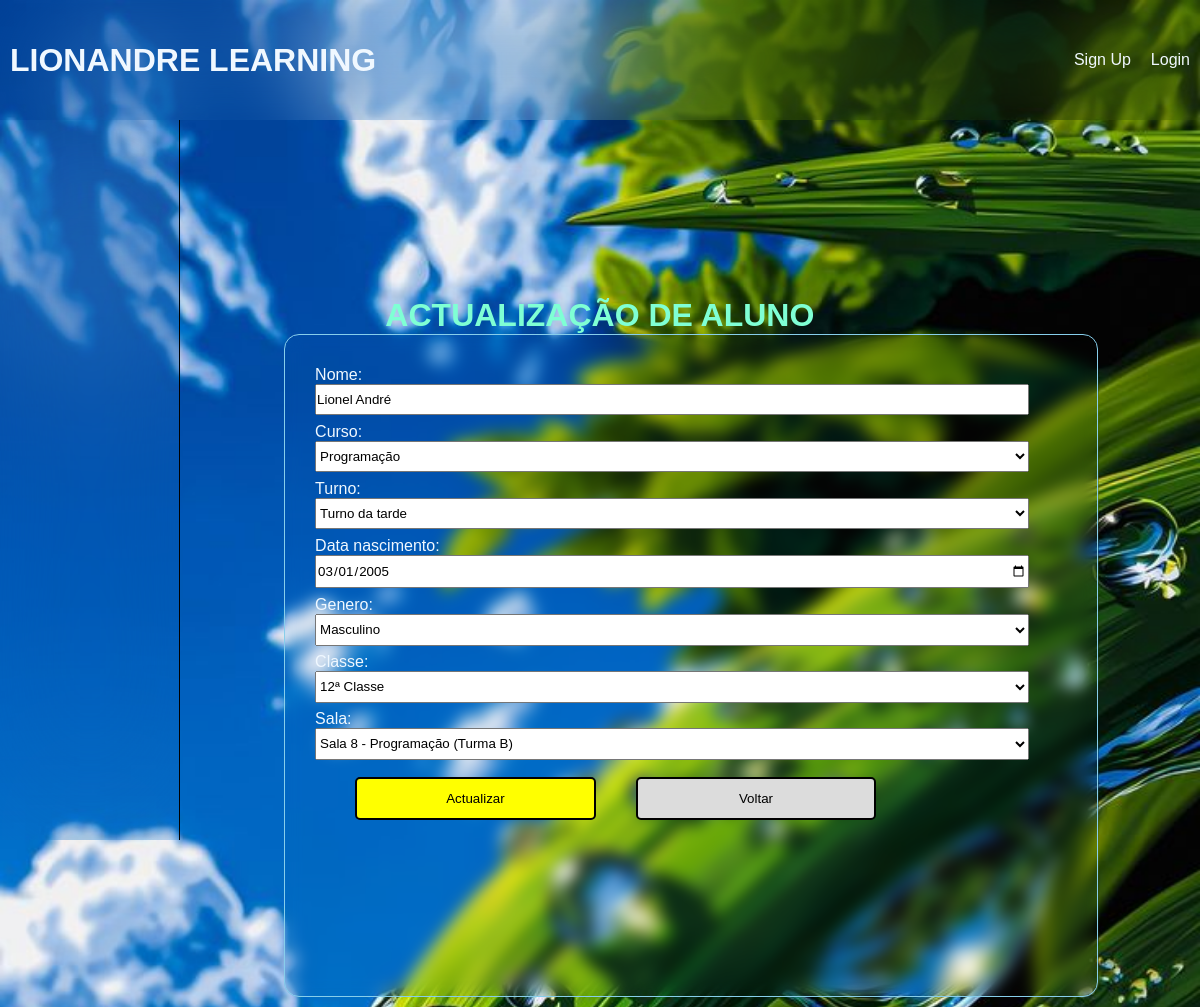
The app's page /edite/1 with its own data.
### alunos/models.py (models this page shows, shortened)
class Alunos(models.Model):
    Sexos = [
        ('M', 'Masculino'),
        ('F', 'Feminino'),
    ]
    Classes = [
        (10, '10ª Classe'),
        (11, '11ª Classe'),
        (12, '12ª Classe'),
        (13, '13ª Classe')
    ]
    Turnos = [
        ('Manhã', 'Turno da manhã'),
        ('Tarde', 'Turno da tarde'),
    ]
    Turmas = [
        ('A', 'Turma A'),
        ('B', 'Turma B'),
        ('C', 'Turma C'),
        ('D', 'Turma D'),
    ]
    nome = models.CharField(max_length = 255)
    data_nascimento = models.DateField()
    genero = models.CharField(max_length=5, choices=Sexos)
    tell = models.IntegerField()
    classe = models.IntegerField(choices=Classes)
    sala = models.ForeignKey('Salas', on_delete=models.SET_NULL, null=True, default=None)
    turno = models.CharField(max_length=10, choices=Turnos)
    curso = models.ForeignKey('Cursos', on_delete=models.SET_NULL, null=True, default=None)
    turma = models.CharField(max_length=5, choices=Turmas)
    matricula = models.DateTimeField(auto_now_add = True)
    update = models.DateTimeField(auto_now = True)

class Cursos(models.Model):
    nome = models.CharField(max_length=80)
    tipo = models.CharField(max_length=40)
    def __str__(self):
        return self.nome

### alunos/views.py (the view)
# urls.py: path('edite/<int:id>', views.editar, name='edite'),
def editar(request, id):
    aluno = Alunos.objects.get(id = id)
    form = EditeForm(instance = aluno)
    return render(request, 'aluno/edite.html', {'form' : form})

### alunos/models.py (called while the page is built)
    def __str__(self):
        return self.descricao

### alunos/templates/aluno/edite.html (shortened to what this page needs)
{% extends 'aluno/layout/base.html' %}
{% block content %}
    <div class="page">
        <h1 style="color: aquamarine;">ACTUALIZAÇÃO DE ALUNO</h1>
    </div>
    <form action="{% url 'actualizar' form.instance.id %}" method="post" class="form" style="height: 90vh;">
        {{ form.as_p }}
        <div class="btn-edite">
            <button type="submit" id="btn-actua" style="background: yellow;">Actualizar</button>
            <button id="btn-actua" style="background: gainsboro;">
                <a href="{% url 'lista' %}" style="color: black;">Voltar</a>
            </button>
        </div>
    </form>
{% endblock %}

### alunos/static/css/style.css (style rules this page uses)
* { margin: 0; padding: 0; box-sizing: border-box; text-decoration: none; list-style: none; font-family: 'Franklin Gothic Medium', 'Arial Narrow', Arial, sans-serif; }
body { background-image: url('img/background.jpg'); background-size: cover; background-repeat: no-repeat; }
.form { width: 80%; height: 80vh; backdrop-filter: blur(8px); display: flex; flex-direction: column; gap: 20px; padding: 3%; border: 1px solid skyblue ; border-radius: 15px; color: aliceblue; margin-bottom: 10px; }
.form input { width: 95%; height: 85%; }
.genero { width: 95%; height: 85%; }
.form button { width: 95%; height: 10%; margin-top: 10px; }
#btn-actua { width: 40%; height: 90%; border: 2px solid black; border-radius: 5px; }
.btn-edite { display: flex; justify-content: space-evenly; width: 80%; height: 8%; }
.page { width: 60%; text-align: start; }

### records on screen
Alunos: nome "Lionel André", curso "Programação", turno "Turno da tarde", data_nascimento "03/01/2005", genero "Masculino", classe "12ª Classe", sala "Sala 8 - Programação (Turma B)"
